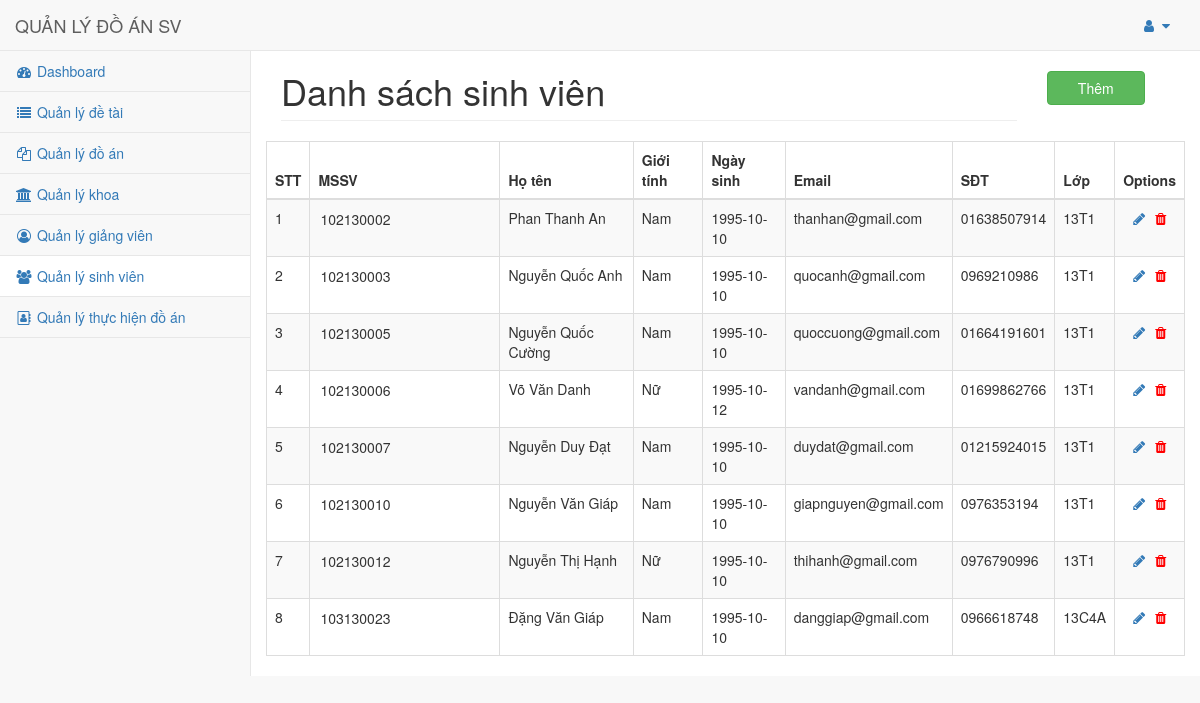
The page /admin/views/dssinhvien.php (signed in) on the database its author committed.
### tables this page shows
CREATE TABLE `sinhvien` (
  `mssv` varchar(10) NOT NULL,
  `idsv` int(11) NOT NULL,
  `hoten` varchar(50) NOT NULL,
  `gioitinh` tinyint(1) NOT NULL,
  `ngaysinh` date NOT NULL,
  `email` varchar(50) NOT NULL,
  `sdt` varchar(11) NOT NULL,
  `lop` varchar(10) NOT NULL
);

### admin/controllers/get_list_sv.php (called while the page is built)
<?php
require_once("../models/query.php");
$result = get_list_sv();
$arr = array();
while ($row = mysqli_fetch_assoc($result)){
            $arr[] = $row;
        }
 ?>

### admin/models/query.php (called while the page is built, shortened)
<?php
require_once("connection.php");
  function get_list_sv(){
    global $conn;
    $sql = "SELECT * FROM sinhvien ORDER BY mssv";
    $result = mysqli_query($conn,$sql);
    return $result;
  }
 ?>

### admin/views/dssinhvien.php (the view, shortened to what this page needs)
<!DOCTYPE html>
<html>
  <head>
  </head>
  <body>
    <?php
    include 'share-layout.php';
    include '../controllers/get_list_sv.php';
    ?>
    <div id="page-wrapper">
      <div class="row">
        <div class="col-lg-10">
          <h1 class="page-header">Danh sách sinh viên</h1>
        </div>
        <div class="col-md-2">
          <button type="button" style="margin-top:20px;" class="btn btn-success my-button" onclick="window.location='themsinhvien.php'">Thêm</button>
        </div>
      </div>
      <div class="row">
        <table class="table table-bordered table-striped my-table">
          <thead>
            <tr>
              <th>STT</th>
              <th>MSSV</th>
              <th>Họ tên</th>
              <th>Giới tính</th>
              <th>Ngày sinh</th>
              <th>Email</th>
              <th>SĐT</th>
              <th>Lớp</th>
              <th>Options</th>
            </tr>
          </thead>
          <tbody>
            <?php $i=1; foreach ($arr as $item) {?>
            <form <?php echo "id="."form_".$i;?> method="get">
              <tr>
                <td><?php echo $i; ?></td>
                <td><?php echo "<input readonly type='text' style='border:none;background:none;' name='mssv' value='".$item['mssv']."'>"; ?></td>
                <td><?php echo $item['hoten']; ?></td>
                <td><?php
                  if($item['gioitinh']){
                    echo 'Nam';
                  }else{
                    echo 'Nữ';
                  }
                ?></td>
                <td><?php echo $item['ngaysinh']; ?></td>
                <td><?php echo $item['email']; ?></td>
                <td><?php echo $item['sdt']; ?></td>
                <td><?php echo $item['lop'];$i++; ?></td>
                <?php  echo "<td><a href=\"suasinhvien.php?mssv=$item[mssv]\"><i style='margin-left:10px;' class='fa fa-pencil' aria-hidden='true'></i></a><a href=\"../controllers/delete_sv.php?mssv=$item[mssv]\" onClick=\"return confirm('Are you sure you want to delete?')\"><i style='margin-left:10px;color:red;' class='fa fa-trash' aria-hidden='true'></i></a></td>"; ?>
              </tr>
            </form>
          <?php } ?>
          </tbody>
        </table>
      </div>
    </div>
  </body>
</html>

### public/css/style.css (style rules this page uses)
.page-header { margin-top: 20px !important; }
.my-button { padding-left: 30px; padding-right: 30px; }

### rows shown on the page
sinhvien: mssv "102130002", hoten "Phan Thanh An", gioitinh "Nam", ngaysinh "1995-10-10", email "thanhan@gmail.com", sdt "01638507914", lop "13T1"
sinhvien: mssv "102130003", hoten "Nguyễn Quốc Anh", gioitinh "Nam", ngaysinh "1995-10-10", email "quocanh@gmail.com", sdt "0969210986", lop "13T1"
sinhvien: mssv "102130005", hoten "Nguyễn Quốc Cường", gioitinh "Nam", ngaysinh "1995-10-10", email "quoccuong@gmail.com", sdt "01664191601", lop "13T1"
sinhvien: mssv "102130006", hoten "Võ Văn Danh", gioitinh "Nữ", ngaysinh "1995-10-12", email "vandanh@gmail.com", sdt "01699862766", lop "13T1"
sinhvien: mssv "102130007", hoten "Nguyễn Duy Đạt", gioitinh "Nam", ngaysinh "1995-10-10", email "duydat@gmail.com", sdt "01215924015", lop "13T1"
sinhvien: mssv "102130010", hoten "Nguyễn Văn Giáp", gioitinh "Nam", ngaysinh "1995-10-10", email "giapnguyen@gmail.com", sdt "0976353194", lop "13T1"
sinhvien: mssv "102130012", hoten "Nguyễn Thị Hạnh", gioitinh "Nữ", ngaysinh "1995-10-10", email "thihanh@gmail.com", sdt "0976790996", lop "13T1"
sinhvien: mssv "103130023", hoten "Đặng Văn Giáp", gioitinh "Nam", ngaysinh "1995-10-10", email "danggiap@gmail.com", sdt "0966618748", lop "13C4A"
